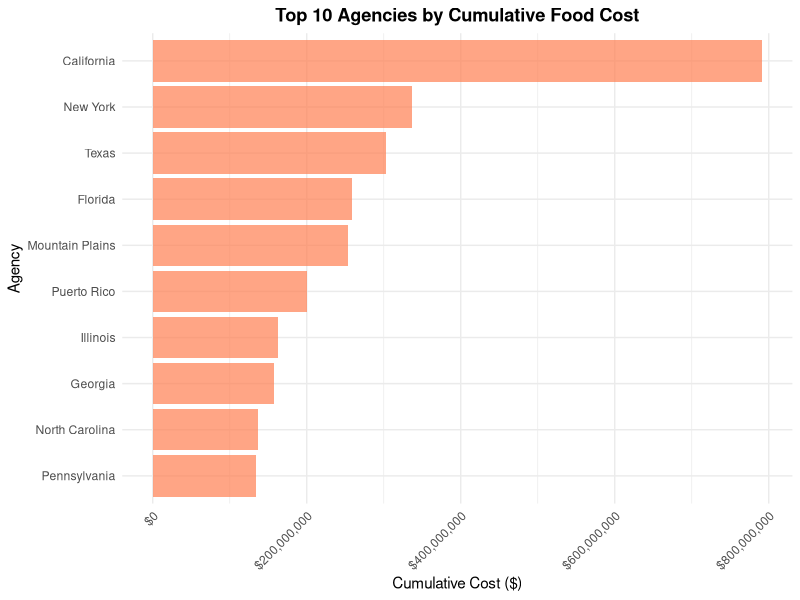
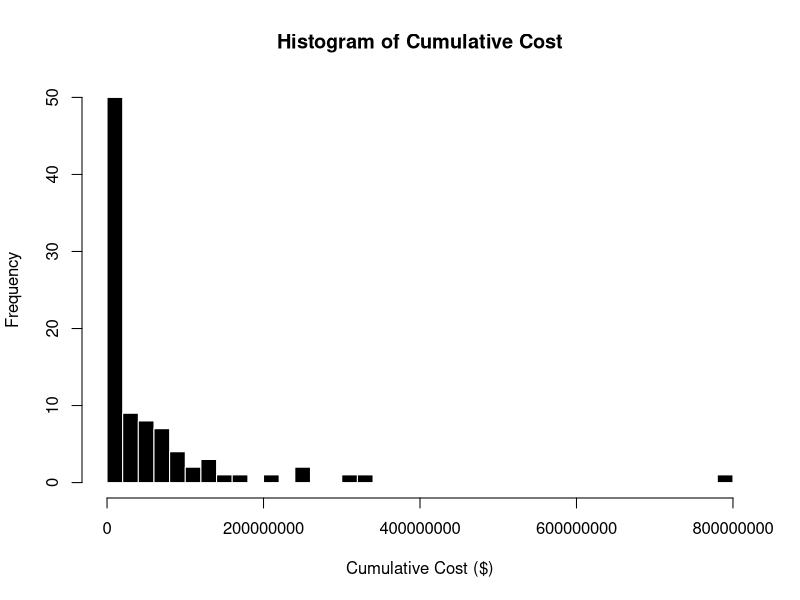
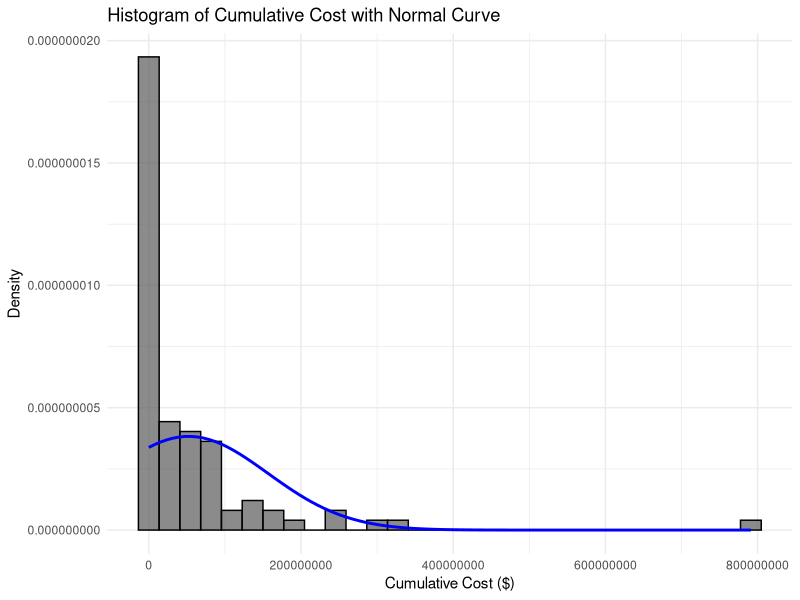
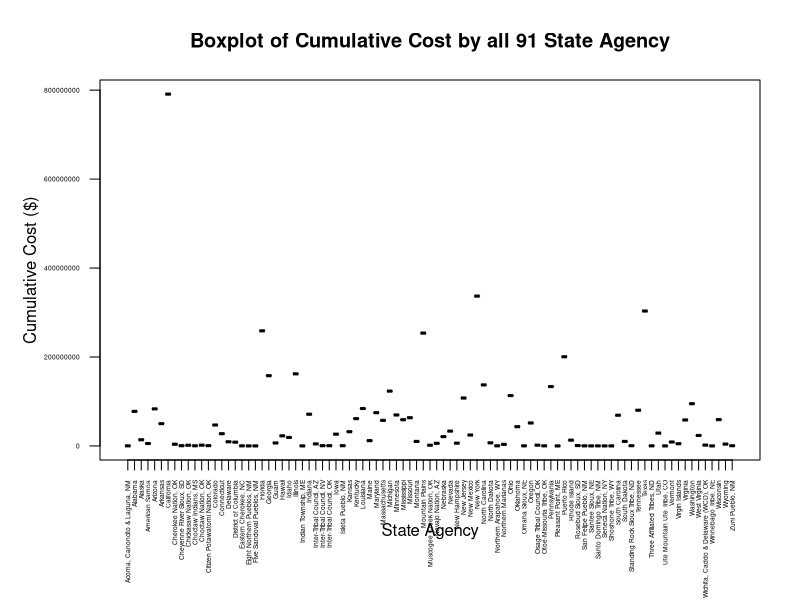

The R script that drew these images, in order:
# Load required library
library(tidyverse)

# Load the dataset
food_data <- read_csv("Food_Costs_2013.csv")

# Knowing about the dataset
print(head(food_data))
#printing the columns names in the dataset
print(colnames(food_data))

# Check for missing values
print(colSums(is.na(food_data)))

# Remove rows with all NA values in monthly columns
# Monthly columns (excluding first and last)
monthly_cols <- colnames(food_data)[2:13]

# Drop rows where all monthly values are missing
food_data <- food_data[rowSums(is.na(food_data[, monthly_cols])) < length(monthly_cols),]

# Rename columns for easier handling
colnames(food_data) <- c("State_Agency",
                         "Oct_2012","Nov_2012","Dec_2012",
                         "Jan_2013","Feb_2013","Mar_2013",
                         "Apr_2013","May_2013","Jun_2013",
                         "Jul_2013","Aug_2013","Sep_2013",
                         "Cumulative_Cost")

# Handle the Texas duplicate row (row 41 is empty, row 42 has data)
food_data <- food_data[!is.na(food_data$State_Agency), ]

# Convert monthly columns to numeric (handle any remaining issues)
monthly_cols_new <- c("Oct_2012","Nov_2012","Dec_2012",
                      "Jan_2013","Feb_2013","Mar_2013",
                      "Apr_2013","May_2013","Jun_2013",
                      "Jul_2013","Aug_2013","Sep_2013")
# column variables changes into numeric
for(col in monthly_cols_new) {
  food_data[[col]] <- as.numeric(food_data[[col]])
}

# Remove rows where State_Agency name is empty or NA
food_data <- food_data[!is.na(food_data$State_Agency) & food_data$State_Agency != "", ]
cat("\nTotal number of agencies:", nrow(food_data), "\n")

# Calculate total costs by month
monthly_totals <- food_data %>%
  select(all_of(monthly_cols_new)) %>%
  colSums(na.rm = TRUE)
print(monthly_totals)

# Overall statistics
cat("\nOverall Statistics for Monthly Costs:\n")
all_monthly_values <- unlist(food_data[, monthly_cols_new])
all_monthly_values <- all_monthly_values[!is.na(all_monthly_values)]
cat("Mean:", mean(all_monthly_values), "\n")
cat("Median:", median(all_monthly_values), "\n")
cat("Standard Deviation:", sd(all_monthly_values), "\n")
cat("Minimum:", min(all_monthly_values), "\n")
cat("Maximum:", max(all_monthly_values), "\n")

cat("\nADDITIONAL INSIGHTS\n")
# Identify state agencies vs tribal organizations
state_agencies <- food_data %>%
  filter(!grepl("Indian|Tribal|Nation|Pueblo|Tribe|Sioux|Cherokee|Choctaw|Chickasaw|Creek|Potawatomi|Osage|Otoe|Wichita|Caddo|Delaware|Acoma|Laguna|Pueblos|Isleta|San Felipe|Santo Domingo|Zuni|Navajo|Ute|Omaha|Santee|Winnebago|Standing Rock|Three Affiliated|Cheyenne River|Rosebud|Northern Arapahoe|Shoshone|Inter-Tribal", State_Agency, ignore.case = TRUE))

tribal_orgs <- food_data %>%
  filter(grepl("Indian|Tribal|Nation|Pueblo|Tribe|Sioux|Cherokee|Choctaw|Chickasaw|Creek|Potawatomi|Osage|Otoe|Wichita|Caddo|Delaware|Acoma|Laguna|Pueblos|Isleta|San Felipe|Santo Domingo|Zuni|Navajo|Ute|Omaha|Santee|Winnebago|Standing Rock|Three Affiliated|Cheyenne River|Rosebud|Northern Arapahoe|Shoshone|Inter-Tribal",State_Agency, ignore.case = TRUE))

cat("\nNumber of State Agencies:", nrow(state_agencies), "\n")
cat("Number of Tribal Organizations:", nrow(tribal_orgs), "\n")

cat("\nTotal Cost - State Agencies:", sum(state_agencies$Cumulative_Cost, na.rm = TRUE), "\n")
cat("Total Cost - Tribal Organizations:", sum(tribal_orgs$Cumulative_Cost, na.rm = TRUE), "\n")

# Calculate percentage of total
total_all <- sum(food_data$Cumulative_Cost, na.rm = TRUE)
cat("\nPercentage - State Agencies:", 
    round(sum(state_agencies$Cumulative_Cost, na.rm = TRUE) / total_all * 100, 2), "%\n")
cat("Percentage - Tribal Organizations:", 
    round(sum(tribal_orgs$Cumulative_Cost, na.rm = TRUE) / total_all * 100, 2), "%\n")

# Set theme for better-looking plots
theme_set(theme_minimal() + 
            theme(plot.title = element_text(hjust = 0.5, face = "bold"),
                  axis.text.x = element_text(angle = 45, hjust = 1)))

# Top 10 agencies by cumulative cost
top_10 <- food_data %>%
  arrange(desc(Cumulative_Cost)) %>%
  head(10) %>%
  select(State_Agency, Cumulative_Cost)
print(top_10)

# Plot 1: Top 10 Agencies by Cumulative Cost (Bar Chart)
p1 <- ggplot(top_10, aes(x = reorder(State_Agency, Cumulative_Cost), y = Cumulative_Cost)) +
  geom_bar(stat = "identity", fill = "coral", alpha = 0.7) +
  coord_flip() +
  labs(title = "Top 10 Agencies by Cumulative Food Cost",
       x = "Agency",
       y = "Cumulative Cost ($)") +
  scale_y_continuous(labels = scales::dollar_format())
print(p1)

#Creating the Histogram
# Disable scientific notation
options(scipen = 999)
hist(food_data$Cumulative_Cost,
     breaks = 30,
     col = "black",
     border = "white",
     main = "Histogram of Cumulative Cost",
     xlab = "Cumulative Cost ($)")

# Plot histogram with normal curve overlay
ggplot(food_data, aes(x = Cumulative_Cost)) +
  geom_histogram(
    aes(y =..density..), 
    bins = 30,
    color = "black", 
    alpha = 0.7
  ) +
  stat_function(
    fun = dnorm, 
    args = list(mean = mean(food_data$Cumulative_Cost, na.rm = TRUE), 
                sd = sd(food_data$Cumulative_Cost, na.rm = TRUE)),
    color = "Blue", 
    size = 1
  ) +
  labs(
    title = "Histogram of Cumulative Cost with Normal Curve",
    x = "Cumulative Cost ($)",
    y = "Density"
  ) +
  theme_minimal()


# creating boxplot
par(mar = c(7, 5, 4, 2))  # more space for x-axis labels
boxplot(Cumulative_Cost ~ State_Agency,
        data = food_data,
        main = "Boxplot of Cumulative Cost by all 91 State Agency",
        xlab = "State Agency",
        ylab = "Cumulative Cost ($)",
        las = 2,                 # rotate x-axis labels
        outline = TRUE,          # show outliers
        cex.axis = 0.4) 
